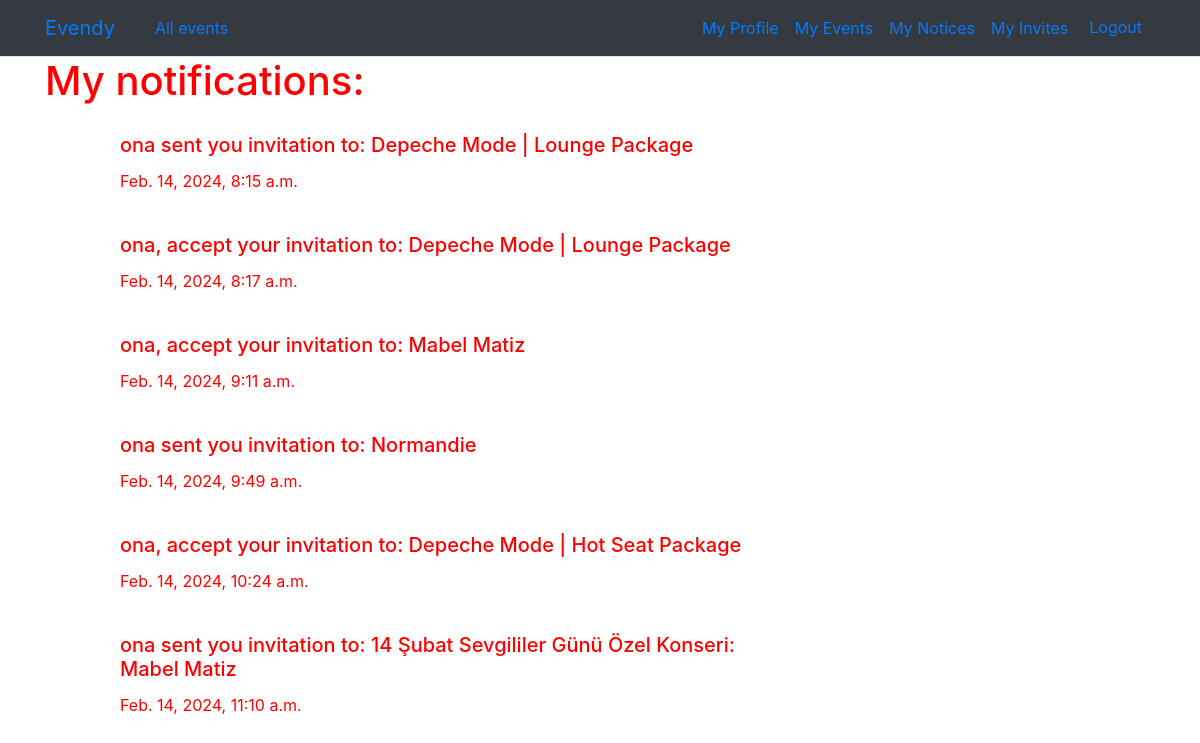
/notices-list/ (signed in), run on the app's committed database.
### notices/models.py (models this page shows)
class Notice(models.Model):
    content_type = models.ForeignKey(ContentType, on_delete=models.CASCADE, null=True)
    content_id = models.PositiveIntegerField(null=True)
    content_object = GenericForeignKey('content_type', 'content_id')
    recipient = models.ForeignKey(Profile, on_delete=models.CASCADE, related_name='notice_recipient', null=True)
    content_text = models.TextField()
    created_at = models.DateTimeField(default=timezone.now)

### notices/views.py (the view)
# urls.py: path('notices-list/', notices_views.notices_list, name='notices_list'),
def notices_list(request):
    notices_for_user = Notice.objects.filter(recipient=request.user.profile)
    return render(request, 'notices/notices_list.html', {'notices_for_user': notices_for_user})

### notices/templates/notices/notices_list.html
{% extends 'evendy/base.html' %}
{% block content %}
 <h1>My notifications:</h1>
     <ul>
      {% for notice in notices_for_user %}
        <div class="col-md-8">
                <div class="card-body">
                    <h5 class="card-title">{{ notice.content_text}}</h5>
                    <p class="card-text">{{ notice.created_at }}</p>
                </div>
        </div>
      {% endfor %}
    </ul>
{% endblock %}

### evendy/static/evendy/base.css (style rules this page uses)
body { background-color: white; color: #ff0000; }

### data on the page
Notice: content_text "ona sent you invitation to: Depeche Mode | Lounge Package", created_at "Feb. 14, 2024, 8:15 a.m."
Notice: content_text "ona, accept your invitation to: Depeche Mode | Lounge Package", created_at "Feb. 14, 2024, 8:17 a.m."
Notice: content_text "ona, accept your invitation to: Mabel Matiz", created_at "Feb. 14, 2024, 9:11 a.m."
Notice: content_text "ona sent you invitation to: Normandie", created_at "Feb. 14, 2024, 9:49 a.m."
Notice: content_text "ona, accept your invitation to: Depeche Mode | Hot Seat Package", created_at "Feb. 14, 2024, 10:24 a.m."
Notice: content_text "ona sent you invitation to: 14 Şubat Sevgililer Günü Özel Konseri: Mabel Matiz", created_at "Feb. 14, 2024, 11:10 a.m."
